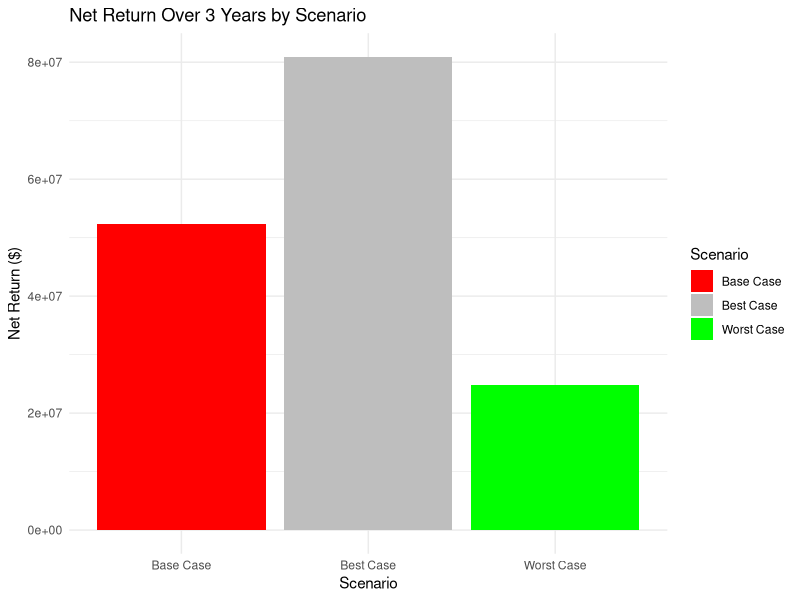

Source code (R):

library(ggplot2)

# SF detached homes
# Three scenarios: Worst, Base and Best visualizing profit, ROI and net return

scenarios <- data.frame(
  Scenario = c("Worst Case", "Base Case", "Best Case"),
  Units_Sold = c(175, 200, 210),
  Price_Per_Unit = c(550000, 575000, 600000),
  Cost_Per_Unit = c(500000, 505000, 510000),
  Fixed_Costs = c(25000, 20000, 18000),
  Operating_Costs = c(6000, 6000, 6000),
  Revenue_Growth = c(0.02, 0.05, 0.08),       # Annual growth
  Initial_Investment = c(4000000, 3500000, 3000000) # Assumed initial investment
)
scenarios$Revenue_Y1 <- scenarios$Units_Sold * scenarios$Price_Per_Unit
scenarios$Cost_Y1 <- scenarios$Fixed_Costs + (scenarios$Units_Sold * scenarios$Cost_Per_Unit) + (scenarios$Operating_Costs * scenarios$Units_Sold)
scenarios$Profit_Y1 <- scenarios$Revenue_Y1 - scenarios$Cost_Y1

scenarios$Revenue_Y2 <- scenarios$Revenue_Y1 * (1 + scenarios$Revenue_Growth)
scenarios$Revenue_Y3 <- scenarios$Revenue_Y2 * (1 + scenarios$Revenue_Growth)

scenarios$Cost_Y2 <- scenarios$Cost_Y1
scenarios$Cost_Y3 <- scenarios$Cost_Y1

scenarios$Total_Revenue <- scenarios$Revenue_Y1 + scenarios$Revenue_Y2 + scenarios$Revenue_Y3
scenarios$Total_Cost <- scenarios$Cost_Y1 + scenarios$Cost_Y2 + scenarios$Cost_Y3
scenarios$Total_Profit <- scenarios$Total_Revenue - scenarios$Total_Cost

scenarios$Net_Return <- scenarios$Total_Profit - scenarios$Initial_Investment
scenarios$ROI <- scenarios$Net_Return / scenarios$Initial_Investment

output <- scenarios[, c("Scenario", "Total_Profit", "Initial_Investment", "Net_Return", "ROI")]

output[, 2:5] <- round(output[, 2:5], 2)

print(output)

ggplot(scenarios, aes(x = Scenario, y = Net_Return, fill = Scenario)) +
  geom_bar(stat = "identity") +
  theme_minimal() +
  labs(title = "Net Return Over 3 Years by Scenario",
       y = "Net Return ($)", x = "Scenario") +
  scale_fill_manual(values = c("red", "gray", "green"))




